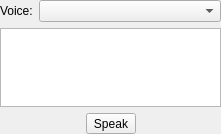
<ui version="4.0" >
 <class>TTSWidget</class>
 <widget class="QWidget" name="TTSWidget" >
  <property name="geometry" >
   <rect>
    <x>0</x>
    <y>0</y>
    <width>221</width>
    <height>134</height>
   </rect>
  </property>
  <property name="windowTitle" >
   <string>Form</string>
  </property>
  <layout class="QGridLayout" >
   <property name="leftMargin" >
    <number>0</number>
   </property>
   <property name="topMargin" >
    <number>0</number>
   </property>
   <property name="rightMargin" >
    <number>0</number>
   </property>
   <property name="bottomMargin" >
    <number>0</number>
   </property>
   <item row="0" column="0" >
    <widget class="QLabel" name="label" >
     <property name="sizePolicy" >
      <sizepolicy vsizetype="Preferred" hsizetype="Fixed" >
       <horstretch>0</horstretch>
       <verstretch>0</verstretch>
      </sizepolicy>
     </property>
     <property name="text" >
      <string>Voice:</string>
     </property>
    </widget>
   </item>
   <item row="0" column="1" >
    <widget class="QComboBox" name="m_voice" />
   </item>
   <item row="1" column="0" colspan="2" >
    <widget class="QTextEdit" name="m_sentence" >
     <property name="sizePolicy" >
      <sizepolicy vsizetype="Preferred" hsizetype="Preferred" >
       <horstretch>0</horstretch>
       <verstretch>0</verstretch>
      </sizepolicy>
     </property>
    </widget>
   </item>
   <item row="2" column="0" colspan="2" >
    <layout class="QHBoxLayout" >
     <item>
      <spacer>
       <property name="orientation" >
        <enum>Qt::Horizontal</enum>
       </property>
       <property name="sizeHint" >
        <size>
         <width>40</width>
         <height>20</height>
        </size>
       </property>
      </spacer>
     </item>
     <item>
      <widget class="QToolButton" name="m_speakButton" >
       <property name="text" >
        <string>Speak</string>
       </property>
      </widget>
     </item>
     <item>
      <spacer>
       <property name="orientation" >
        <enum>Qt::Horizontal</enum>
       </property>
       <property name="sizeHint" >
        <size>
         <width>40</width>
         <height>20</height>
        </size>
       </property>
      </spacer>
     </item>
    </layout>
   </item>
  </layout>
 </widget>
 <resources/>
 <connections/>
</ui>
